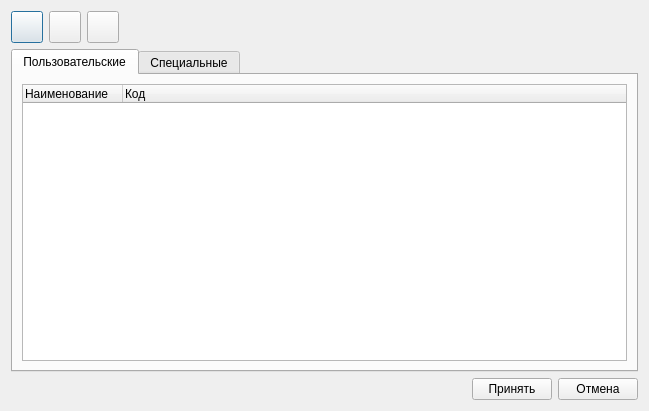
<?xml version="1.0" encoding="UTF-8"?>
<ui version="4.0">
 <class>PunchSelect</class>
 <widget class="QDialog" name="PunchSelect">
  <property name="geometry">
   <rect>
    <x>0</x>
    <y>0</y>
    <width>649</width>
    <height>411</height>
   </rect>
  </property>
  <property name="windowTitle">
   <string>Выбор шаблона</string>
  </property>
  <layout class="QGridLayout" name="gridLayout_3">
   <item row="0" column="0">
    <widget class="QPushButton" name="btnaddpunch">
     <property name="minimumSize">
      <size>
       <width>32</width>
       <height>32</height>
      </size>
     </property>
     <property name="maximumSize">
      <size>
       <width>32</width>
       <height>32</height>
      </size>
     </property>
     <property name="toolTip">
      <string>Добавить в шаблон новый элемент</string>
     </property>
     <property name="text">
      <string/>
     </property>
     <property name="icon">
      <iconset resource="../../../../commons/etc/meteo.icons.qrc">
       <normaloff>:/meteo/icons/add.png</normaloff>:/meteo/icons/add.png</iconset>
     </property>
    </widget>
   </item>
   <item row="0" column="1">
    <widget class="QPushButton" name="btnrmpunch">
     <property name="minimumSize">
      <size>
       <width>32</width>
       <height>32</height>
      </size>
     </property>
     <property name="maximumSize">
      <size>
       <width>32</width>
       <height>32</height>
      </size>
     </property>
     <property name="toolTip">
      <string>Удалить выбранный элемент из шаблона</string>
     </property>
     <property name="text">
      <string/>
     </property>
     <property name="icon">
      <iconset resource="../../../../commons/etc/meteo.icons.qrc">
       <normaloff>:/meteo/icons/delete.png</normaloff>:/meteo/icons/delete.png</iconset>
     </property>
    </widget>
   </item>
   <item row="0" column="2">
    <widget class="QPushButton" name="btneditpunch">
     <property name="minimumSize">
      <size>
       <width>32</width>
       <height>32</height>
      </size>
     </property>
     <property name="maximumSize">
      <size>
       <width>32</width>
       <height>32</height>
      </size>
     </property>
     <property name="toolTip">
      <string>Удалить выбранный элемент из шаблона</string>
     </property>
     <property name="text">
      <string/>
     </property>
     <property name="icon">
      <iconset resource="../../../../commons/etc/meteo.icons.qrc">
       <normaloff>:/meteo/icons/edit.png</normaloff>:/meteo/icons/edit.png</iconset>
     </property>
    </widget>
   </item>
   <item row="0" column="3">
    <spacer name="horizontalSpacer_2">
     <property name="orientation">
      <enum>Qt::Horizontal</enum>
     </property>
     <property name="sizeHint" stdset="0">
      <size>
       <width>317</width>
       <height>20</height>
      </size>
     </property>
    </spacer>
   </item>
   <item row="1" column="0" colspan="4">
    <widget class="QTabWidget" name="punchtypetab">
     <property name="currentIndex">
      <number>0</number>
     </property>
     <widget class="QWidget" name="tab">
      <attribute name="title">
       <string>Пользовательские</string>
      </attribute>
      <layout class="QGridLayout" name="gridLayout_2">
       <item row="0" column="0">
        <widget class="QTreeWidget" name="userpunchtree">
         <property name="rootIsDecorated">
          <bool>false</bool>
         </property>
         <property name="allColumnsShowFocus">
          <bool>true</bool>
         </property>
         <column>
          <property name="text">
           <string>Наименование</string>
          </property>
         </column>
         <column>
          <property name="text">
           <string>Код</string>
          </property>
         </column>
        </widget>
       </item>
      </layout>
     </widget>
     <widget class="QWidget" name="tab_2">
      <attribute name="title">
       <string>Специальные</string>
      </attribute>
      <layout class="QGridLayout" name="gridLayout_4">
       <item row="0" column="0">
        <widget class="QTreeWidget" name="specpunchtree">
         <property name="rootIsDecorated">
          <bool>false</bool>
         </property>
         <column>
          <property name="text">
           <string>Код</string>
          </property>
         </column>
         <column>
          <property name="text">
           <string>Наименование</string>
          </property>
         </column>
        </widget>
       </item>
      </layout>
     </widget>
    </widget>
   </item>
   <item row="2" column="0" colspan="4">
    <layout class="QGridLayout" name="gridLayout">
     <item row="0" column="0">
      <spacer name="horizontalSpacer">
       <property name="orientation">
        <enum>Qt::Horizontal</enum>
       </property>
       <property name="sizeHint" stdset="0">
        <size>
         <width>40</width>
         <height>20</height>
        </size>
       </property>
      </spacer>
     </item>
     <item row="0" column="1">
      <widget class="QPushButton" name="okbtn">
       <property name="text">
        <string>Принять</string>
       </property>
      </widget>
     </item>
     <item row="0" column="2">
      <widget class="QPushButton" name="nobtn">
       <property name="text">
        <string>Отмена</string>
       </property>
      </widget>
     </item>
    </layout>
   </item>
  </layout>
 </widget>
 <resources>
  <include location="../../../../commons/etc/meteo.icons.qrc"/>
 </resources>
 <connections>
  <connection>
   <sender>okbtn</sender>
   <signal>clicked()</signal>
   <receiver>PunchSelect</receiver>
   <slot>accept()</slot>
   <hints>
    <hint type="sourcelabel">
     <x>551</x>
     <y>402</y>
    </hint>
    <hint type="destinationlabel">
     <x>1298</x>
     <y>541</y>
    </hint>
   </hints>
  </connection>
  <connection>
   <sender>nobtn</sender>
   <signal>clicked()</signal>
   <receiver>PunchSelect</receiver>
   <slot>reject()</slot>
   <hints>
    <hint type="sourcelabel">
     <x>591</x>
     <y>398</y>
    </hint>
    <hint type="destinationlabel">
     <x>1362</x>
     <y>569</y>
    </hint>
   </hints>
  </connection>
 </connections>
</ui>
